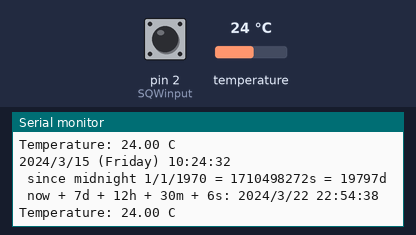
This sketch was run on a simulated Arduino Uno, built with avr-gcc and run on an emulated ATmega328P. On the bench: the last lines printed to the serial monitor. Inputs (shaded band) come from the test bench; at power-on: temperature 24 °C, pin 2 (SQWinput) HIGH. The local clock reads 2024-03-15 10:24:30 at power-on unless the sketch sets it; the sensor or clock chip raises its interrupt line as the real part does.

Above: at 2.8 s.
2.9 s: temperature set to 12 °C
At 3.6 s:
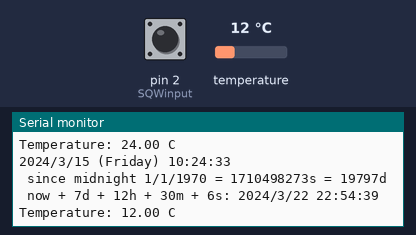
4.4 s: temperature set to 19 °C
At 5.8 s:
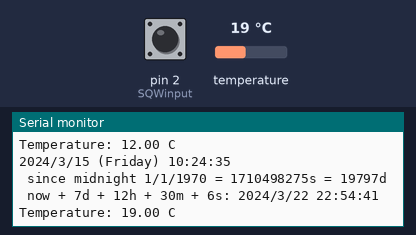
Timing chart, 0 to 7.4 s (numbered marks = the images above; inputs shaded):
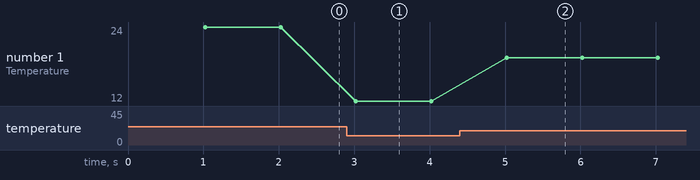

Measured:
- after the input at 2.9 s, the serial monitor: prints a new line after 0.12 s (image 1)
- after the input at 4.4 s, the serial monitor: prints a new line after 0.62 s (image 2)
- plotted number 1: 12 → 19 after the input at 4.4 s

The sketch:

ds3231_Example.ino
```cpp
/*
This sketch is a modified version of the DS3231 example sketch avaiable as part of the Adafruit RTClib library. This sketch has been modified to use the SQW output pin of the DS3231 as an external
interrupt signal connected to pin 2 of the Arduino. This sketch configures the SQW pin of the DS3231 to output a 1Hz squarewave to trigger the Arduino to read new date and time info from the DS3231.

Link to the Adafruit DS3231 Imlementation Guide: https://cdn-learn.adafruit.com/downloads/pdf/adafruit-ds3231-precision-rtc-breakout.pdf
Link to the Adafruit RTClib library: https://github.com/adafruit/RTClib
Link to the original Adafruit ds3231 example sketch: https://github.com/adafruit/RTClib/blob/master/examples/ds3231/ds3231.ino
*/

// Date and time functions using a DS3231 RTC connected via I2C and Wire lib
#include "RTClib.h"

const byte SQWinput = 2; //Arduino pin used to monitor the SQW 1Hz output from the DS3231.  Pin 2 is an "interrupt-capable" pin on the Arduino Uno.  Note that different Arduino
                         //boards have specific pins which are inerrupt capable. Refer to www.arduino.cc/reference/en/language/functions/external-interrupts/attachinterrupt/ for a complete list.

volatile int EDGE; //A variable to store when a falling 1Hz clock edge has occured on the SQW pin of the DS3231.
                   //It's recommended to make a variable volatile if it is to be shared with an Interrupt Service Routine (ISR)

//Setup the Real Time Clock, DS3231
RTC_DS3231 rtc;

char daysOfTheWeek[7][12] = {"Sunday", "Monday", "Tuesday", "Wednesday", "Thursday", "Friday", "Saturday"};

void setup () {
  Serial.begin(57600); //Make sure to set the serial monitor to 57600 baud to properly read the time and date transmissions

#ifndef ESP8266
  while (!Serial); // wait for serial port to connect. Needed for native USB
#endif

  if (! rtc.begin()) {
    Serial.println("Couldn't find RTC");
    Serial.flush();
    abort();
  }

  if (rtc.lostPower()) {
    Serial.println("RTC lost power, let's set the time!");
    // When time needs to be set on a new device, or after a power loss, the
    // following line sets the RTC to the date & time this sketch was compiled
    rtc.adjust(DateTime(F(__DATE__), F(__TIME__)));
    // This line sets the RTC with an explicit date & time, for example to set
    // January 21, 2014 at 3am you would call:
    // rtc.adjust(DateTime(2014, 1, 21, 3, 0, 0));
  }

  // When time needs to be re-set on a previously configured device, the
  // following line sets the RTC to the date & time this sketch was compiled
  // rtc.adjust(DateTime(F(__DATE__), F(__TIME__)));
  // This line sets the RTC with an explicit date & time, for example to set
  // January 21, 2014 at 3am you would call:
  // rtc.adjust(DateTime(2014, 1, 21, 3, 0, 0));


  //Configure SQW pin on the DS3231 to output a 1Hz squarewave to Arduino pin 2 (SQWinput) for timing
  rtc.writeSqwPinMode(DS3231_SquareWave1Hz);

  pinMode(SQWinput, INPUT); //Configure the SQWinput pin as an INPUT to monitor the SQW pin of the DS3231.
  digitalWrite (SQWinput, HIGH); //Enable the internal pull-up resistor, since the SQW pin on the DS3231 is an Open Drain output.
  attachInterrupt(digitalPinToInterrupt(SQWinput), Isr, FALLING); //Configure SQWinput (pin 2 of the Arduino) for use by the Interrupt Service Routine (Isr)
  EDGE = 1; //Initialize EDGE equal to 1. The Interrupt Service Routine will make EDGE equal to zero when triggered by a falling clock edge on SQW
}

//Interrupt Service Routine - This routine is performed when a falling edge on the 1Hz SQW clock from the RTC is detected
void Isr () {
    EDGE = 0; //A falling edge was detected on the SQWinput pin.  Now set EDGE equal to 0.
}

void loop (){
  //Test if EDGE has been made equal to zero by the Interrrupt Service Routine(ISR).  If it has, then update the time displayed on the clock
  if (EDGE == 0){
    displayTime ();
    EDGE = 1; //Now set EDGE equal to 1 after returning from the displayTime function.  The time will not be updated again until another
              //falling clock edge is detected on the SQWinput pin of the Arduino.
  }
}

void displayTime () {
    DateTime now = rtc.now();

    Serial.print(now.year(), DEC);
    Serial.print('/');
    Serial.print(now.month(), DEC);
    Serial.print('/');
    Serial.print(now.day(), DEC);
    Serial.print(" (");
    Serial.print(daysOfTheWeek[now.dayOfTheWeek()]);
    Serial.print(") ");
    Serial.print(now.hour(), DEC);
    Serial.print(':');
    Serial.print(now.minute(), DEC);
    Serial.print(':');
    Serial.print(now.second(), DEC);
    Serial.println();

    Serial.print(" since midnight 1/1/1970 = ");
    Serial.print(now.unixtime());
    Serial.print("s = ");
    Serial.print(now.unixtime() / 86400L);
    Serial.println("d");

    // calculate a date which is 7 days, 12 hours, 30 minutes, 6 seconds into the future
    DateTime future (now + TimeSpan(7,12,30,6));

    Serial.print(" now + 7d + 12h + 30m + 6s: ");
    Serial.print(future.year(), DEC);
    Serial.print('/');
    Serial.print(future.month(), DEC);
    Serial.print('/');
    Serial.print(future.day(), DEC);
    Serial.print(' ');
    Serial.print(future.hour(), DEC);
    Serial.print(':');
    Serial.print(future.minute(), DEC);
    Serial.print(':');
    Serial.print(future.second(), DEC);
    Serial.println();

    Serial.print("Temperature: ");
    Serial.print(rtc.getTemperature());
    Serial.println(" C");

    Serial.println();
    //delay(3000);
}
```
